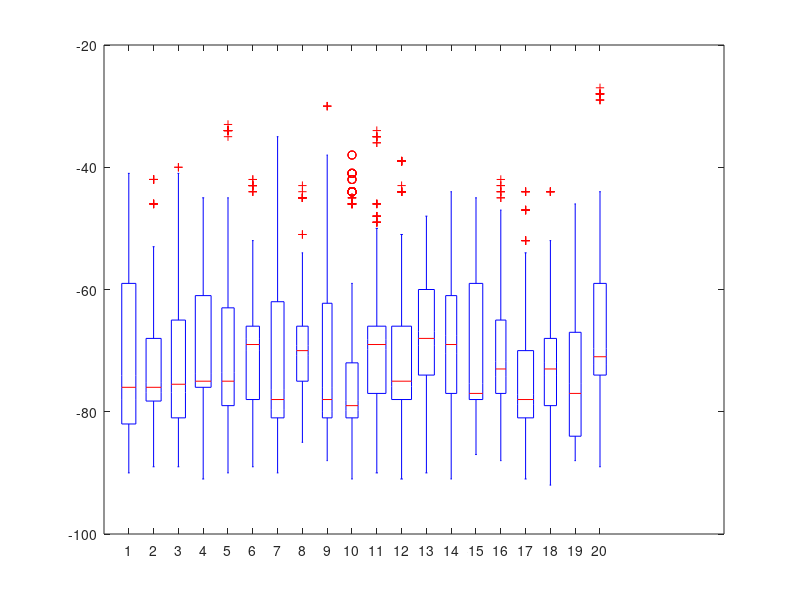

The MATLAB source for this figure: (Note: this script raises an error after producing the figure.)
exp = "RSSI online TWIST small 01 sig gen";
x = [8.48,5.39,2.17,2.02,20.54,26.53,22.08,14.48,11.57,11.57,5.16,3.51,9.81,17.59,16.12,23.9,17.56,20.71,26.68,30.28];
y = [1.93,5.06,4.98,10.98,10.94,5.39,9.02,10.95,1.89,5.06,10.94,9.02,9.02,10.95,9.02,1.67,5.06,1.65,9.03,1.67];
z = [71.21,72.06,72,70.48,70.31,69.15,70.91,70.13,70.09,71.79,70.23,70.34,67.47,68.66,69.84,70.12,73.75,72.17,72.98,68.05];
variance = [149,2,105,2,137,2,120,2,194,2,119,2,229,2,84,2,208,2,226,2,128,2,135,2,111,2,102,2,128,2,107,2,116,2,103,2,149,2,177,2];
rssi1 = [-83,-84,-84,-82,-82,-82,-82,-82,-82,-82,-82,-82,-82,-82,-82,-82,-82,-82,-82,-83,-84,-84,-84,-84,-84,-84,-84,-84,-84,-84,-84,-87,-88,-86,-86,-86,-85,-87,-86,-87,-87,-87,-87,-82,-83,-83,-83,-83,-83,-83,-83,-82,-82,-82,-82,-82,-82,-82,-84,-84,-78,-79,-77,-77,-76,-78,-78,-77,-77,-77,-78,-78,-49,-49,-49,-49,-51,-51,-51,-51,-51,-51,-51,-76,-76,-76,-76,-76,-77,-78,-78,-78,-78,-78,-78,-77,-76,-77,-77,-77,-78,-77,-76,-77,-78,-78,-76,-76,-76,-76,-76,-77,-76,-76,-77,-77,-77,-77,-59,-58,-59,-59,-59,-59,-59,-59,-59,-59,-59,-59,-67,-68,-67,-68,-68,-67,-68,-68,-68,-68,-68,-67,-67,-68,-67,-68,-68,-68,-68,-68,-68,-68,-68,-67,-68,-69,-68,-68,-68,-67,-67,-68,-68,-68,-82,-83,-84,-83,-83,-84,-83,-83,-84,-83,-83,-82,-57,-57,-57,-57,-57,-57,-57,-57,-57,-57,-57,-57,-85,-86,-87,-87,-87,-87,-87,-86,-85,-56,-55,-55,-55,-55,-55,-55,-56,-56,-56,-56,-55,-55,-55,-55,-55,-55,-55,-55,-55,-56,-56,-55,-56,-55,-55,-55,-55,-55,-55,-55,-55,-56,-56,-55,-56,-41,-41,-41,-41,-41,-41,-41,-41,-41,-41,-76,-75,-77,-76,-76,-77,-76,-76,-76,-76,-76,-76,-85,-85,-85,-85,-90,-90,-90,-89,-88,-85,-86,-85,-55,-53,-53,-53,-53,-53,-53,-53,-53,-53,-53,-78,-77,-77,-77,-77,-77,-77,-77,-77,-78,-77,-77,-77,-76,-76,-76,-76,-77,-77,-76,-78,-76,-62,-63,-63,-63,-63,-63,-63,-63,-63,-63,-63,-64,-76,-76,-76,-76,-75,-75,-76,-76,-76,-76,-76,-76,-76,-76,-76,-75,-75,-77,-77,-77,-77,-77,-77,-75,-75,-76,-76,-75,-75,-76,-77,-76,-76,-76,-77,-75];
rssi2 = [-79,-77,-77,-79,-79,-79,-77,-77,-77,-78,-79,-79,-82,-82,-77,-78,-79,-80,-78,-78,-77,-79,-79,-79,-79,-77,-78,-79,-79,-79,-78,-78,-78,-79,-79,-79,-84,-84,-84,-84,-84,-84,-84,-84,-84,-84,-84,-84,-77,-77,-77,-77,-77,-83,-81,-77,-77,-78,-78,-82,-77,-77,-78,-77,-77,-81,-81,-81,-81,-77,-79,-82,-77,-77,-77,-77,-77,-81,-80,-77,-77,-77,-78,-82,-46,-46,-46,-46,-46,-46,-46,-76,-77,-78,-78,-78,-78,-79,-79,-79,-78,-77,-77,-77,-77,-77,-77,-77,-77,-77,-77,-76,-76,-76,-76,-77,-77,-77,-79,-78,-78,-78,-78,-59,-60,-59,-59,-60,-60,-59,-59,-59,-60,-59,-60,-70,-70,-70,-74,-69,-69,-71,-70,-70,-70,-73,-74,-70,-69,-70,-75,-72,-72,-70,-70,-70,-70,-74,-74,-75,-75,-75,-75,-75,-75,-75,-75,-73,-73,-70,-69,-70,-74,-70,-70,-70,-70,-70,-70,-84,-84,-85,-84,-85,-84,-86,-85,-84,-84,-85,-86,-82,-86,-85,-85,-84,-85,-87,-86,-87,-84,-85,-86,-85,-85,-87,-87,-87,-87,-84,-84,-53,-53,-54,-53,-53,-57,-57,-54,-54,-57,-57,-54,-53,-53,-54,-54,-54,-57,-57,-54,-54,-54,-57,-54,-53,-53,-53,-53,-53,-57,-57,-54,-54,-57,-57,-54,-42,-42,-42,-42,-42,-42,-42,-65,-65,-65,-66,-65,-65,-66,-66,-65,-65,-66,-66,-68,-68,-76,-76,-76,-76,-76,-76,-76,-76,-76,-76,-85,-85,-89,-78,-77,-77,-79,-79,-79,-77,-77,-77,-77,-78,-78,-78,-78,-78,-78,-78,-78,-78,-78,-78,-78,-76,-76,-79,-79,-79,-79,-79,-79,-79,-65,-66,-66,-66,-66,-66,-66,-66,-66,-66,-66,-66,-69,-68,-68,-68,-68,-68,-68,-69,-68,-68,-69,-69,-68,-75,-75,-75,-75,-75,-75,-75,-75,-75,-75,-75,-68,-67,-67,-68,-68,-68,-67,-68,-68,-68,-68,-68,-69,-68,-68,-69,-69,-68,-68,-69,-68,-68,-68,-68];
rssi3 = [-79,-82,-82,-83,-83,-83,-82,-83,-83,-83,-83,-83,-79,-82,-82,-83,-82,-82,-83,-83,-83,-83,-83,-83,-83,-82,-82,-83,-82,-83,-82,-83,-83,-82,-82,-82,-84,-64,-64,-64,-65,-65,-66,-66,-66,-66,-66,-82,-82,-77,-82,-82,-82,-82,-82,-82,-82,-82,-57,-57,-57,-57,-57,-57,-57,-57,-57,-57,-57,-81,-81,-81,-81,-81,-81,-81,-81,-81,-79,-80,-81,-81,-80,-80,-81,-78,-81,-81,-81,-81,-81,-81,-81,-81,-81,-81,-80,-53,-53,-53,-53,-52,-53,-53,-53,-53,-53,-53,-53,-74,-75,-74,-74,-74,-75,-74,-74,-74,-72,-74,-74,-74,-76,-76,-76,-76,-76,-76,-74,-74,-76,-76,-77,-75,-76,-76,-76,-76,-76,-76,-72,-74,-74,-74,-75,-74,-74,-74,-74,-74,-74,-74,-87,-87,-87,-88,-88,-88,-88,-88,-88,-89,-89,-87,-66,-66,-66,-66,-66,-86,-75,-75,-76,-76,-76,-76,-76,-76,-76,-76,-77,-76,-86,-86,-86,-86,-86,-86,-86,-86,-86,-86,-86,-86,-68,-68,-68,-67,-66,-69,-69,-68,-68,-67,-66,-69,-68,-68,-68,-67,-66,-68,-69,-68,-68,-66,-67,-68,-68,-68,-68,-66,-67,-69,-68,-68,-68,-67,-67,-68,-41,-44,-44,-40,-40,-41,-41,-41,-41,-41,-41,-42,-88,-88,-88,-88,-88,-88,-88,-88,-88,-88,-88,-88,-75,-75,-77,-77,-77,-75,-76,-76,-76,-76,-76,-77,-89,-58,-58,-58,-58,-58,-58,-58,-58,-59,-58,-59,-59,-82,-81,-81,-81,-81,-81,-81,-81,-81,-77,-77,-77,-77,-78,-77,-77,-77,-77,-77,-77,-78,-58,-58,-55,-56,-56,-56,-58,-58,-58,-58,-58,-55,-75,-76,-76,-76,-77,-77,-75,-75,-75,-75,-75,-75,-58,-58,-59,-55,-56,-56,-58,-58,-58,-58,-59,-56,-58,-58,-55,-56,-56,-56,-59,-58,-58,-57,-58,-56];
rssi4 = [-72,-72,-74,-75,-75,-74,-74,-75,-76,-74,-77,-74,-74,-75,-74,-75,-75,-75,-73,-73,-74,-72,-74,-74,-75,-75,-74,-74,-75,-75,-73,-77,-74,-82,-82,-82,-82,-82,-82,-80,-80,-80,-80,-78,-78,-82,-75,-75,-75,-75,-78,-75,-76,-75,-75,-75,-75,-75,-76,-76,-74,-76,-76,-75,-75,-75,-75,-75,-75,-76,-76,-75,-75,-76,-76,-76,-77,-78,-77,-76,-76,-70,-69,-69,-69,-71,-71,-69,-69,-70,-70,-70,-70,-76,-76,-77,-77,-76,-76,-78,-77,-77,-76,-76,-75,-77,-77,-76,-77,-77,-76,-76,-76,-76,-76,-77,-77,-77,-78,-75,-76,-78,-77,-78,-75,-75,-76,-72,-72,-71,-76,-74,-74,-71,-70,-70,-73,-72,-70,-52,-51,-52,-52,-53,-53,-53,-53,-53,-53,-52,-52,-52,-52,-52,-53,-53,-53,-53,-54,-52,-53,-53,-76,-76,-77,-76,-77,-77,-77,-76,-77,-76,-76,-77,-58,-58,-58,-57,-58,-57,-59,-57,-58,-60,-58,-58,-75,-76,-77,-74,-76,-76,-76,-78,-76,-76,-76,-76,-87,-87,-87,-87,-88,-88,-88,-88,-88,-88,-88,-88,-76,-76,-76,-75,-75,-75,-75,-75,-75,-75,-79,-79,-79,-79,-79,-79,-79,-79,-79,-79,-79,-78,-78,-81,-81,-78,-78,-78,-78,-79,-79,-80,-80,-78,-79,-79,-79,-79,-79,-54,-55,-55,-55,-55,-59,-60,-60,-58,-61,-59,-58,-61,-62,-62,-60,-61,-62,-62,-62,-63,-62,-62,-61,-74,-75,-75,-75,-75,-75,-75,-75,-75,-75,-75,-75,-75,-75,-75,-75,-76,-75,-76,-75,-75,-75,-75,-74,-90,-90,-90,-90,-91,-90,-90,-90,-90,-76,-75,-75,-76,-75,-75,-75,-77,-76,-75,-74,-76,-76,-76,-75,-77,-75,-75,-76,-77,-76,-75,-75,-76,-46,-46,-47,-46,-45,-46,-46,-46,-46,-48,-50,-46,-75,-75,-75,-77,-76,-75,-76,-76,-76,-75,-74,-75,-52,-53,-50,-54,-54,-52,-53,-53,-51,-51,-53,-55,-53,-53,-50,-54,-54,-53,-53,-53,-51,-51,-52,-55,-52,-49,-50,-54,-54,-53,-53,-53,-51,-51,-52,-55];
rssi5 = [-45,-48,-47,-47,-47,-46,-46,-46,-46,-46,-46,-46,-46,-48,-47,-46,-51,-46,-46,-46,-46,-46,-46,-46,-46,-47,-47,-46,-47,-47,-47,-46,-46,-47,-46,-46,-86,-87,-87,-87,-87,-87,-87,-87,-87,-87,-87,-87,-67,-67,-77,-77,-77,-77,-77,-77,-77,-77,-77,-77,-61,-61,-62,-62,-62,-62,-62,-81,-81,-81,-81,-81,-81,-81,-81,-81,-81,-81,-81,-81,-81,-81,-81,-81,-81,-81,-80,-80,-80,-80,-80,-80,-80,-80,-80,-76,-76,-76,-77,-76,-76,-77,-77,-77,-77,-77,-77,-68,-68,-60,-60,-60,-60,-63,-63,-63,-63,-63,-54,-54,-54,-54,-54,-54,-54,-54,-54,-54,-54,-54,-34,-34,-34,-34,-34,-34,-33,-34,-34,-34,-34,-35,-79,-78,-79,-78,-78,-78,-78,-78,-79,-78,-79,-79,-83,-83,-82,-79,-78,-79,-78,-78,-78,-78,-78,-78,-78,-79,-79,-79,-79,-79,-78,-78,-78,-78,-79,-77,-78,-79,-79,-81,-81,-81,-88,-87,-88,-88,-87,-87,-90,-90,-90,-88,-88,-88,-79,-79,-79,-80,-79,-79,-79,-80,-79,-79,-79,-80,-71,-70,-71,-74,-73,-74,-74,-73,-73,-74,-73,-73,-70,-70,-70,-73,-74,-73,-73,-73,-73,-73,-73,-73,-71,-70,-71,-73,-73,-74,-74,-74,-73,-74,-73,-73,-63,-64,-69,-69,-69,-64,-64,-65,-64,-64,-64,-65,-81,-81,-81,-82,-81,-82,-82,-82,-82,-82,-82,-82,-74,-74,-74,-74,-76,-76,-76,-74,-75,-76,-75,-74,-74,-75,-74,-74,-75,-76,-76,-75,-74,-76,-74,-75,-74,-74,-74,-75,-76,-76,-76,-75,-74,-76,-75,-75];
rssi6 = [-80,-83,-83,-80,-84,-83,-82,-83,-83,-82,-81,-80,-84,-84,-66,-66,-66,-67,-69,-69,-69,-69,-69,-69,-52,-72,-72,-72,-72,-72,-72,-72,-72,-72,-70,-70,-53,-53,-53,-53,-53,-53,-53,-72,-72,-72,-70,-70,-53,-53,-53,-53,-53,-72,-72,-73,-73,-73,-70,-70,-56,-56,-57,-57,-57,-56,-57,-57,-57,-56,-56,-57,-43,-42,-44,-43,-44,-43,-44,-43,-43,-43,-42,-43,-65,-65,-58,-58,-58,-58,-58,-58,-70,-70,-70,-70,-85,-84,-86,-87,-87,-86,-86,-86,-86,-86,-87,-86,-75,-76,-78,-78,-78,-77,-80,-80,-78,-78,-78,-77,-75,-75,-75,-77,-78,-76,-78,-78,-79,-79,-79,-77,-78,-78,-78,-78,-79,-79,-80,-66,-66,-66,-66,-67,-67,-67,-67,-67,-67,-69,-69,-87,-87,-87,-87,-87,-87,-87,-87,-84,-84,-84,-84,-84,-84,-84,-61,-69,-70,-70,-70,-70,-70,-72,-72,-72,-72,-72,-85,-67,-67,-67,-67,-67,-67,-67,-67,-67,-69,-69,-89,-89,-89,-89,-82,-82,-67,-67,-67,-67,-67,-67,-67,-68,-68,-68,-54,-53,-53,-53,-56,-56,-56,-56,-56,-56,-56,-54,-78,-54,-54,-54,-54,-57,-56,-56,-56,-56,-54,-54,-67,-67,-67,-67,-67,-67,-67,-67,-67,-67,-68,-68,-82,-67,-67,-72,-72,-67,-67,-67,-67,-67,-67,-67,-78,-53,-53,-54,-56,-56,-56,-56,-56,-56,-54,-54,-69,-69,-68,-69,-69,-69,-69,-69,-69,-71,-81,-81,-82,-81,-81,-81,-81,-81,-81,-81,-80,-80,-76,-76,-76,-76,-76,-76,-76,-76,-77,-77,-76,-76,-76,-76,-76,-76,-76,-76,-76,-67,-67,-67,-67,-67,-67,-67,-67,-67,-67,-67,-67,-67,-67,-67,-67,-67,-67,-67,-67,-67];
rssi7 = [-36,-36,-36,-37,-36,-37,-37,-37,-37,-37,-37,-36,-35,-36,-36,-37,-36,-37,-37,-38,-38,-37,-37,-36,-36,-36,-36,-36,-37,-37,-37,-38,-37,-37,-36,-70,-70,-70,-70,-70,-71,-70,-71,-71,-70,-71,-69,-67,-66,-66,-66,-67,-65,-63,-63,-68,-66,-67,-67,-80,-81,-81,-81,-81,-81,-81,-81,-81,-81,-81,-81,-62,-62,-62,-62,-84,-84,-84,-84,-84,-84,-84,-84,-84,-84,-85,-83,-66,-66,-68,-68,-68,-68,-67,-68,-68,-76,-75,-76,-76,-76,-76,-77,-77,-76,-77,-78,-77,-50,-50,-50,-54,-49,-50,-51,-50,-50,-50,-50,-50,-81,-81,-81,-81,-81,-81,-81,-81,-81,-81,-78,-78,-78,-79,-79,-79,-79,-79,-79,-76,-76,-77,-81,-81,-81,-82,-82,-82,-82,-82,-82,-82,-83,-83,-82,-82,-83,-82,-82,-83,-81,-81,-81,-82,-82,-82,-78,-76,-76,-79,-79,-79,-78,-76,-76,-76,-76,-76,-77,-77,-77,-79,-79,-79,-79,-79,-76,-76,-82,-83,-83,-82,-82,-82,-82,-82,-82,-82,-81,-88,-88,-88,-88,-88,-88,-88,-88,-88,-88,-88,-88,-89,-89,-88,-88,-90,-89,-88,-88,-88,-88,-90,-87,-81,-80,-80,-80,-81,-81,-82,-81,-82,-82,-81,-81,-81,-80,-80,-80,-80,-80,-80,-80,-80,-81,-82,-79,-80,-80,-81,-82,-80,-82,-82,-82,-82,-82,-69,-69,-69,-69,-69,-69,-69,-69,-69,-69,-68,-68,-81,-81,-81,-81,-81,-81,-81,-81,-81,-81,-82,-84,-61,-61,-61,-61,-62,-62,-62,-62,-62,-63,-62,-61,-61,-61,-61,-61,-62,-62,-61,-61,-61,-63,-63,-61,-61,-61,-61,-61,-62,-67,-62,-61,-62,-62,-62,-62];
rssi8 = [-67,-67,-67,-67,-67,-67,-67,-67,-68,-68,-68,-68,-67,-67,-67,-68,-68,-68,-67,-67,-67,-68,-68,-68,-68,-68,-68,-67,-67,-67,-67,-67,-67,-68,-68,-68,-51,-51,-82,-82,-81,-81,-81,-81,-81,-81,-81,-81,-81,-82,-82,-82,-82,-82,-82,-82,-82,-82,-82,-81,-80,-81,-81,-81,-81,-81,-81,-81,-81,-83,-83,-83,-83,-69,-65,-68,-69,-69,-67,-69,-69,-69,-69,-69,-69,-43,-45,-45,-45,-45,-45,-44,-45,-45,-45,-45,-45,-70,-71,-70,-71,-71,-71,-71,-71,-71,-71,-71,-71,-54,-54,-54,-59,-55,-57,-55,-55,-55,-54,-54,-63,-63,-63,-63,-63,-63,-63,-63,-63,-63,-63,-63,-62,-65,-65,-65,-66,-63,-63,-63,-64,-64,-66,-66,-63,-63,-63,-63,-63,-63,-63,-63,-63,-63,-63,-63,-67,-67,-67,-67,-67,-67,-67,-67,-69,-70,-70,-70,-70,-70,-70,-70,-70,-70,-70,-70,-83,-85,-83,-84,-83,-83,-84,-84,-83,-83,-83,-84,-74,-75,-74,-74,-75,-75,-75,-75,-75,-74,-75,-74,-74,-75,-75,-76,-75,-75,-75,-75,-75,-76,-75,-75,-74,-74,-75,-75,-75,-75,-76,-75,-75,-75,-75,-75,-59,-59,-58,-58,-59,-59,-60,-60,-59,-59,-59,-80,-79,-80,-80,-81,-80,-81,-81,-81,-80,-81,-81,-74,-75,-74,-74,-75,-75,-75,-75,-75,-75,-75,-74,-74,-74,-74,-75,-74,-74,-74,-74,-74,-75,-75,-74,-74,-74,-74,-74,-74,-74,-75,-75,-75,-75,-75,-74];
rssi9 = [-81,-81,-81,-79,-79,-79,-79,-79,-79,-79,-77,-77,-79,-79,-79,-79,-79,-79,-79,-79,-79,-78,-78,-78,-78,-78,-78,-80,-80,-80,-80,-80,-79,-77,-77,-77,-81,-80,-80,-81,-80,-80,-81,-81,-80,-80,-81,-81,-38,-40,-40,-30,-30,-30,-69,-70,-70,-70,-70,-70,-70,-70,-70,-70,-70,-70,-63,-63,-63,-63,-63,-64,-64,-63,-64,-62,-62,-62,-74,-64,-63,-64,-64,-64,-64,-64,-64,-64,-64,-63,-63,-63,-63,-63,-63,-64,-63,-63,-62,-62,-61,-77,-78,-78,-78,-78,-78,-78,-77,-78,-78,-78,-78,-83,-83,-85,-85,-85,-85,-84,-84,-84,-84,-84,-87,-87,-87,-87,-47,-46,-46,-47,-47,-47,-47,-47,-47,-48,-48,-47,-82,-82,-82,-47,-47,-47,-46,-46,-47,-47,-47,-47,-48,-48,-47,-47,-47,-47,-47,-46,-47,-47,-47,-47,-48,-48,-48,-86,-86,-86,-86,-87,-88,-80,-80,-80,-80,-80,-80,-81,-81,-81,-81,-79,-80,-80,-80,-80,-80,-80,-51,-52,-52,-52,-52,-52,-52,-52,-52,-53,-52,-52,-83,-82,-82,-82,-83,-84,-81,-80,-81,-80,-84,-83,-83,-82,-83,-83,-83,-83,-81,-80,-79,-80,-82,-83,-83,-83,-83,-83,-83,-83,-81,-80,-80,-80,-83,-84];
rssi10 = [-72,-72,-72,-72,-72,-72,-72,-72,-72,-72,-72,-73,-80,-80,-80,-80,-80,-80,-80,-80,-82,-81,-80,-81,-80,-80,-80,-80,-80,-80,-81,-81,-81,-81,-81,-81,-81,-81,-81,-81,-81,-81,-80,-80,-80,-81,-81,-81,-77,-77,-78,-77,-77,-78,-78,-78,-77,-77,-78,-78,-81,-81,-81,-82,-82,-82,-41,-41,-41,-41,-42,-42,-42,-42,-38,-38,-38,-78,-78,-78,-75,-74,-75,-75,-75,-74,-76,-75,-75,-75,-75,-75,-74,-74,-74,-74,-74,-73,-73,-73,-72,-74,-74,-74,-74,-74,-72,-73,-74,-74,-72,-74,-74,-74,-73,-74,-74,-74,-74,-74,-74,-74,-73,-74,-71,-74,-81,-81,-81,-81,-81,-81,-81,-81,-81,-81,-81,-82,-82,-82,-82,-83,-83,-83,-83,-83,-83,-83,-86,-91,-91,-91,-85,-85,-85,-44,-41,-45,-45,-44,-44,-41,-44,-44,-44,-44,-44,-82,-82,-82,-82,-82,-82,-82,-82,-41,-46,-44,-44,-44,-44,-44,-44,-41,-44,-44,-44,-44,-41,-44,-45,-44,-44,-41,-41,-44,-44,-44,-45,-46,-46,-46,-46,-46,-46,-46,-46,-46,-46,-46,-46,-85,-83,-85,-85,-85,-88,-85,-84,-85,-85,-85,-85,-88,-88,-89,-87,-87,-87,-87,-88,-88,-88,-88,-88,-88,-79,-79,-79,-79,-79,-79,-79,-79,-79,-82,-82,-82,-82,-82,-82,-82,-61,-59,-62,-60,-61,-61,-61,-60,-61,-62,-62,-61,-81,-80,-81,-81,-81,-81,-80,-81,-81,-81,-81,-82,-80,-81,-80,-81,-81,-82,-81,-81,-81,-81,-81,-81,-80,-80,-82,-81,-82,-81,-80,-81,-81,-80,-83];
rssi11 = [-90,-81,-83,-82,-82,-82,-82,-81,-81,-81,-81,-81,-81,-71,-69,-69,-69,-70,-70,-69,-69,-69,-69,-69,-69,-71,-69,-69,-69,-69,-69,-69,-69,-69,-69,-69,-69,-69,-69,-68,-69,-69,-69,-69,-69,-70,-70,-69,-69,-66,-66,-66,-66,-66,-66,-66,-66,-66,-66,-66,-66,-66,-66,-66,-66,-67,-67,-67,-67,-67,-67,-67,-67,-87,-87,-87,-87,-87,-87,-87,-87,-63,-63,-63,-63,-63,-68,-67,-67,-66,-65,-66,-70,-67,-67,-66,-67,-66,-65,-67,-66,-66,-66,-66,-66,-66,-66,-69,-69,-69,-48,-48,-48,-48,-48,-69,-69,-69,-69,-69,-67,-67,-73,-73,-73,-74,-74,-73,-72,-72,-72,-71,-71,-71,-73,-73,-74,-72,-72,-71,-71,-71,-71,-71,-72,-73,-73,-73,-74,-72,-72,-71,-71,-71,-71,-72,-71,-77,-79,-79,-79,-78,-78,-78,-78,-78,-78,-79,-78,-74,-74,-69,-68,-74,-72,-74,-73,-69,-69,-69,-69,-74,-66,-69,-69,-69,-69,-69,-69,-69,-69,-69,-69,-68,-67,-69,-69,-74,-74,-74,-74,-74,-69,-69,-69,-66,-67,-67,-67,-67,-67,-67,-67,-67,-67,-67,-67,-53,-49,-49,-49,-49,-53,-49,-46,-46,-46,-46,-46,-85,-85,-85,-85,-85,-85,-85,-85,-63,-66,-67,-67,-67,-67,-67,-67,-67,-67,-67,-67,-76,-77,-76,-76,-76,-76,-76,-76,-77,-77,-77,-90,-90,-90,-90,-90,-63,-63,-63,-63,-63,-63,-63,-63,-63,-80,-77,-78,-77,-76,-76,-77,-77,-80,-81,-80,-63,-63,-77,-77,-77,-77,-77,-77,-77,-77,-77,-77,-89,-89,-89,-89,-89,-89,-89,-89,-89,-89,-89,-88,-53,-61,-61,-61,-56,-56,-56,-56,-56,-57,-57,-57,-50,-50,-50,-50,-49,-50,-50,-50,-50,-50,-50,-51,-78,-78,-78,-82,-82,-82,-81,-81,-81,-81,-82,-82,-83,-82,-81,-76,-76,-76,-76,-76,-76,-76,-75,-75,-77,-77,-76,-88,-88,-88,-85,-87,-88,-88,-87,-88,-89,-88,-90,-90,-90,-90,-90,-90,-90,-90,-34,-35,-36,-35,-69,-69,-35,-35,-70,-35,-70,-36,-64,-66,-66,-66,-66,-66,-66,-66,-66,-67,-67,-67,-73,-87,-87,-87,-88,-88,-88,-88,-88,-88,-88,-88,-55,-59,-59,-57,-62,-62,-59,-59,-62,-62,-58,-60,-55,-59,-61,-61,-61,-61,-61,-61,-61,-61,-61,-61,-62,-58,-59,-58,-63,-63,-59,-59,-63,-63,-60,-59];
rssi12 = [-62,-62,-62,-62,-67,-67,-66,-66,-66,-67,-66,-65,-66,-66,-66,-66,-68,-68,-68,-68,-66,-66,-66,-69,-73,-66,-66,-66,-66,-69,-69,-68,-66,-66,-68,-69,-66,-66,-66,-66,-68,-68,-68,-69,-69,-66,-69,-69,-78,-78,-78,-78,-78,-78,-78,-78,-78,-78,-78,-62,-62,-62,-62,-66,-66,-67,-67,-67,-66,-66,-65,-74,-75,-74,-76,-76,-75,-76,-75,-76,-75,-76,-77,-78,-78,-79,-79,-79,-79,-79,-79,-77,-77,-77,-77,-77,-77,-77,-77,-77,-79,-79,-79,-75,-75,-75,-75,-76,-74,-75,-75,-75,-75,-76,-76,-62,-62,-62,-62,-62,-62,-62,-62,-62,-66,-66,-66,-62,-61,-61,-61,-63,-63,-62,-61,-62,-62,-62,-62,-74,-74,-74,-64,-63,-63,-62,-62,-62,-62,-62,-62,-51,-51,-51,-52,-52,-52,-52,-52,-52,-52,-52,-52,-76,-77,-77,-76,-76,-76,-76,-76,-76,-76,-76,-76,-75,-76,-77,-76,-76,-76,-76,-76,-76,-76,-76,-76,-76,-76,-77,-77,-76,-76,-76,-76,-76,-76,-75,-75,-75,-75,-76,-76,-75,-75,-75,-76,-76,-76,-74,-75,-76,-75,-76,-74,-75,-76,-76,-76,-76,-76,-66,-69,-68,-67,-67,-68,-68,-68,-68,-68,-69,-68,-67,-68,-68,-66,-67,-68,-68,-68,-68,-68,-67,-68,-77,-78,-78,-78,-78,-78,-78,-78,-78,-78,-77,-79,-58,-58,-58,-55,-55,-55,-55,-55,-55,-52,-54,-87,-87,-87,-87,-87,-87,-76,-81,-81,-81,-82,-81,-83,-81,-83,-82,-82,-81,-82,-74,-74,-74,-74,-74,-74,-74,-74,-74,-74,-75,-75,-75,-75,-75,-75,-75,-75,-75,-76,-76,-76,-73,-76,-76,-76,-75,-75,-76,-76,-76,-76,-76,-76,-79,-79,-79,-75,-74,-75,-75,-75,-75,-75,-76,-76,-57,-57,-57,-54,-54,-54,-54,-54,-54,-54,-54,-54,-72,-72,-72,-72,-73,-73,-73,-72,-72,-76,-73,-73,-75,-75,-75,-75,-75,-75,-75,-75,-75,-75,-75,-80,-80,-80,-80,-80,-80,-80,-80,-83,-83,-83,-89,-89,-89,-89,-89,-89,-89,-89,-89,-89,-80,-80,-81,-80,-80,-80,-80,-81,-80,-80,-79,-80,-76,-76,-76,-80,-80,-80,-80,-80,-80,-80,-80,-80,-90,-90,-88,-90,-90,-90,-90,-90,-91,-83,-83,-83,-83,-83,-83,-83,-83,-74,-74,-74,-63,-64,-61,-61,-61,-61,-61,-62,-63,-80,-80,-80,-79,-80,-81,-80,-80,-80,-79,-79,-79,-39,-39,-44,-44,-44,-44,-44,-44,-39,-39,-39,-39,-39,-39,-44,-44,-44,-44,-44,-44,-39,-39,-39,-39,-39,-39,-44,-44,-44,-44,-43,-44,-44,-39,-39,-39];
rssi13 = [-69,-69,-69,-69,-71,-71,-69,-71,-71,-71,-71,-71,-69,-69,-71,-71,-71,-71,-69,-71,-71,-71,-71,-71,-69,-69,-69,-71,-71,-71,-69,-72,-71,-71,-71,-71,-63,-63,-63,-63,-63,-62,-62,-60,-60,-63,-66,-62,-62,-59,-60,-63,-66,-66,-62,-65,-62,-62,-60,-59,-63,-67,-86,-86,-86,-86,-86,-87,-86,-86,-86,-87,-86,-87,-64,-64,-62,-62,-63,-63,-63,-63,-64,-65,-65,-65,-65,-65,-66,-66,-64,-64,-65,-65,-64,-64,-64,-64,-65,-65,-65,-65,-65,-49,-49,-49,-48,-53,-53,-53,-53,-48,-48,-48,-48,-69,-69,-70,-70,-70,-70,-71,-70,-70,-69,-70,-70,-69,-69,-69,-69,-69,-69,-69,-69,-69,-69,-69,-70,-69,-69,-69,-70,-70,-71,-70,-70,-70,-70,-70,-76,-75,-76,-75,-76,-76,-76,-75,-77,-76,-76,-76,-74,-73,-74,-74,-74,-74,-73,-74,-74,-74,-74,-74,-74,-74,-74,-74,-74,-74,-74,-74,-74,-74,-74,-74,-74,-74,-73,-73,-75,-74,-71,-75,-75,-68,-67,-67,-68,-68,-68,-68,-68,-68,-85,-68,-67,-51,-52,-51,-52,-52,-53,-53,-52,-52,-53,-53,-53,-86,-85,-87,-85,-84,-84,-84,-84,-84,-86,-83,-85,-64,-62,-62,-62,-62,-62,-62,-62,-62,-61,-63,-64,-64,-64,-64,-64,-64,-65,-65,-64,-64,-90,-90,-90,-90,-60,-60,-60,-63,-63,-63,-63,-63,-63,-60,-60,-60,-60,-60,-63,-63,-63,-63,-63,-63,-60,-60,-60,-60,-60,-63,-63,-63,-63,-63,-56,-58,-58,-58,-58,-55,-55,-55,-54,-54,-54,-53,-74,-74,-74,-75,-75,-74,-75,-74,-75,-75,-75,-75,-88,-89,-87,-88,-87,-88,-87,-89,-86,-88,-88,-88,-89,-90,-90,-90,-90,-89,-89,-89,-89,-90,-90,-53,-53,-52,-53,-53,-52,-52,-52,-54,-49,-52,-58,-72,-70,-72,-72,-72,-73,-72,-73,-72,-73,-73,-73,-54,-54,-55,-54,-54,-55,-55,-54,-54,-55,-55,-55,-54,-54,-54,-54,-55,-55,-54,-55,-54,-55,-55,-55,-54,-54,-54,-54,-55,-55,-55,-55,-54,-55,-55,-55];
rssi14 = [-60,-60,-60,-60,-63,-62,-61,-62,-60,-61,-60,-62,-60,-61,-61,-60,-61,-62,-60,-61,-61,-61,-60,-63,-60,-61,-61,-60,-62,-62,-60,-61,-61,-61,-61,-61,-86,-86,-86,-86,-86,-86,-86,-86,-85,-86,-86,-86,-58,-58,-58,-58,-58,-58,-58,-58,-58,-70,-70,-69,-70,-70,-70,-70,-70,-70,-70,-70,-70,-53,-53,-53,-53,-53,-53,-54,-54,-54,-54,-54,-54,-64,-66,-66,-66,-66,-66,-64,-66,-66,-66,-66,-66,-44,-45,-45,-45,-45,-44,-45,-45,-45,-45,-45,-44,-70,-70,-70,-69,-69,-69,-70,-70,-70,-70,-70,-70,-69,-69,-69,-69,-70,-69,-69,-70,-70,-70,-70,-70,-69,-69,-69,-70,-70,-69,-70,-70,-70,-70,-70,-70,-89,-90,-91,-90,-90,-90,-90,-91,-89,-88,-90,-76,-76,-76,-76,-76,-76,-76,-76,-77,-76,-76,-76,-73,-72,-73,-72,-73,-74,-73,-73,-73,-73,-73,-74,-64,-64,-67,-67,-65,-65,-66,-64,-67,-67,-67,-67,-64,-64,-67,-67,-65,-66,-64,-64,-68,-67,-68,-67,-64,-65,-67,-67,-66,-64,-64,-66,-67,-67,-67,-67,-61,-60,-60,-60,-60,-61,-60,-60,-60,-60,-60,-65,-79,-79,-80,-79,-80,-79,-79,-79,-80,-79,-80,-80,-76,-78,-77,-77,-78,-77,-77,-78,-80,-78,-78,-77,-77,-77,-77,-76,-78,-77,-77,-77,-79,-78,-77,-78,-77,-77,-77,-78,-77,-77,-78,-77,-79,-77,-78,-77];
rssi15 = [-79,-79,-78,-79,-78,-78,-79,-78,-79,-78,-78,-78,-78,-78,-78,-79,-78,-80,-79,-79,-79,-79,-78,-78,-78,-79,-78,-79,-79,-79,-79,-79,-78,-79,-79,-53,-53,-53,-53,-53,-53,-53,-53,-53,-53,-53,-53,-53,-53,-53,-53,-53,-52,-52,-53,-52,-53,-53,-53,-53,-53,-53,-53,-53,-53,-53,-53,-80,-81,-81,-81,-81,-81,-80,-81,-81,-81,-81,-81,-64,-64,-80,-80,-80,-80,-51,-51,-51,-51,-51,-51,-51,-51,-51,-51,-51,-51,-86,-85,-86,-85,-86,-85,-86,-86,-86,-85,-87,-87,-76,-77,-77,-77,-77,-78,-78,-77,-76,-77,-77,-77,-77,-77,-78,-78,-78,-78,-77,-77,-76,-76,-78,-77,-76,-77,-77,-77,-77,-77,-76,-77,-77,-77,-78,-77,-78,-77,-77,-77,-77,-77,-77,-77,-77,-76,-78,-45,-45,-45,-56,-55,-55,-55,-55,-55,-55,-55,-55,-78,-78,-78,-78,-78,-78,-78,-79,-79,-78,-79,-78,-54,-54,-55,-55,-55,-54,-54,-54,-54,-54,-54,-54,-59,-59,-59,-59,-59,-59,-59,-59,-58,-59,-59,-59,-59,-59,-59,-59,-59,-59,-59,-59,-59,-59,-85,-84,-83,-84,-84,-85,-84,-85,-84,-84,-84,-85,-83,-82,-83,-83,-84,-83,-84,-83,-84,-83,-83,-83,-77,-77,-77,-77,-78,-77,-77,-77,-78,-78,-78,-77,-77,-77,-77,-77,-77,-78,-78,-77,-77,-77,-78,-78,-78,-77,-77,-77,-77,-77,-77,-78,-77,-77,-78,-77,-58,-58,-58,-58,-58,-58,-58,-60,-62,-58,-58,-58,-69,-69,-69,-69,-69,-70,-69,-69,-69,-69,-69,-69,-65,-65,-65,-65,-66,-75,-75,-65,-66,-66,-63,-64,-66,-65,-65,-65,-65,-66,-64,-65,-65,-66,-64,-64,-64,-65,-65,-65,-65,-64,-64,-66,-65,-66,-64,-67];
rssi16 = [-88,-88,-88,-88,-88,-88,-88,-88,-88,-88,-88,-73,-73,-74,-74,-75,-77,-77,-74,-74,-76,-76,-75,-75,-75,-76,-76,-76,-76,-76,-76,-77,-77,-77,-77,-77,-77,-76,-55,-55,-56,-56,-56,-56,-56,-56,-56,-57,-57,-57,-44,-42,-43,-43,-48,-48,-44,-48,-47,-44,-45,-45,-54,-54,-54,-54,-78,-78,-78,-77,-77,-77,-78,-78,-78,-77,-77,-78,-78,-77,-78,-77,-78,-79,-79,-79,-79,-76,-77,-77,-77,-77,-78,-78,-77,-78,-79,-79,-78,-72,-72,-72,-72,-72,-73,-73,-73,-73,-73,-72,-72,-72,-73,-73,-73,-73,-73,-73,-73,-73,-73,-73,-71,-68,-68,-70,-76,-75,-75,-75,-75,-75,-74,-75,-72,-72,-72,-72,-73,-73,-73,-73,-73,-73,-73,-67,-67,-67,-66,-66,-66,-67,-67,-67,-66,-60,-60,-60,-60,-60,-60,-60,-60,-60,-60,-60,-59,-60,-62,-60,-60,-59,-59,-59,-59,-60,-60,-60,-65,-65,-66,-67,-67,-65,-66,-66,-67,-67,-65,-65,-67,-67,-67,-67,-66,-66,-66,-66,-66,-66,-66,-60,-60,-60,-60,-60,-60,-59,-59,-59,-60,-60,-60,-67,-67,-67,-67,-68,-66,-66,-66,-68,-68,-70,-69,-88,-88,-88,-88,-88,-88,-88,-88,-88,-88,-85,-85,-85,-85,-85,-85,-75,-76,-76,-76,-76,-76,-76,-75,-76,-76,-75,-75];
rssi17 = [-86,-86,-86,-86,-86,-86,-86,-86,-86,-86,-87,-87,-87,-87,-87,-87,-87,-87,-76,-77,-78,-78,-78,-78,-78,-79,-79,-79,-79,-79,-71,-71,-71,-72,-72,-72,-72,-72,-72,-69,-70,-70,-70,-70,-70,-70,-72,-72,-72,-72,-72,-70,-69,-72,-70,-70,-70,-72,-72,-72,-72,-72,-69,-69,-69,-69,-71,-70,-72,-72,-72,-72,-72,-72,-72,-72,-72,-72,-54,-54,-54,-54,-52,-52,-52,-52,-52,-52,-52,-59,-47,-47,-47,-47,-47,-47,-47,-44,-44,-44,-44,-44,-80,-81,-81,-82,-82,-81,-81,-81,-81,-81,-82,-81,-78,-78,-78,-78,-79,-78,-79,-79,-78,-78,-79,-79,-78,-79,-78,-78,-79,-78,-78,-78,-78,-78,-78,-78,-78,-78,-79,-77,-77,-77,-77,-78,-78,-79,-76,-76,-79,-78,-76,-77,-78,-79,-79,-79,-79,-79,-83,-83,-84,-83,-83,-84,-84,-84,-84,-84,-83,-84,-56,-56,-56,-56,-56,-76,-76,-78,-78,-77,-77,-79,-79,-80,-79,-79,-79,-82,-83,-83,-81,-83,-85,-83,-84,-82,-58,-58,-60,-59,-59,-59,-58,-59,-58,-57,-59,-60,-74,-74,-74,-74,-75,-75,-75,-75,-75,-72,-72,-72,-74,-75,-75,-74,-74,-74,-73,-73,-73,-73,-75,-75,-58,-59,-59,-59,-60,-60,-59,-58,-59,-59,-58,-60,-58,-60,-60,-60,-60,-60,-59,-59,-58,-58,-59,-60,-73,-73,-73,-73,-73,-75,-72,-72,-72,-72,-75,-73,-54,-54,-54,-54,-54,-54,-54,-54,-54,-54,-58,-78,-78,-78,-78,-78,-86,-86,-86,-86,-87,-87,-87,-87,-89,-90,-90,-88,-88,-90,-91,-88,-88,-88,-86,-85,-85,-85,-86,-86,-86,-86,-86,-85,-79,-79,-79,-80,-79,-79,-79,-79,-79,-79,-79,-79,-79,-78,-79,-79,-79,-79,-80,-80,-79,-79,-79,-79,-79,-79,-79,-80,-79,-80,-79,-79,-80,-80,-80,-80,-62,-62,-62,-62,-62,-63,-62,-62,-63,-61,-63,-62,-81,-81,-81,-81,-81,-81,-81,-81,-81,-81,-82,-82,-82,-84,-84,-84,-84,-84,-84,-84,-84,-84,-82,-82,-82,-82,-82,-82,-82,-82,-82,-82];
rssi18 = [-73,-74,-74,-74,-74,-74,-74,-74,-74,-73,-73,-68,-68,-68,-72,-72,-68,-72,-72,-71,-72,-72,-72,-72,-72,-72,-72,-72,-72,-72,-72,-68,-71,-71,-71,-71,-71,-72,-72,-72,-72,-69,-72,-72,-73,-72,-71,-72,-72,-72,-72,-72,-72,-72,-52,-52,-52,-52,-52,-52,-52,-53,-56,-44,-44,-44,-44,-44,-44,-82,-81,-83,-83,-82,-83,-83,-84,-84,-83,-83,-83,-72,-74,-73,-73,-73,-78,-79,-79,-79,-73,-74,-74,-79,-79,-78,-79,-79,-73,-73,-73,-73,-73,-73,-73,-73,-73,-79,-80,-80,-80,-74,-74,-75,-73,-73,-74,-74,-74,-74,-75,-75,-75,-75,-84,-83,-84,-85,-83,-84,-84,-84,-84,-84,-85,-84,-74,-74,-74,-74,-74,-74,-74,-74,-74,-74,-74,-88,-88,-88,-88,-88,-85,-84,-84,-86,-86,-86,-58,-57,-58,-58,-57,-57,-57,-58,-58,-58,-58,-73,-73,-73,-73,-73,-73,-73,-73,-73,-72,-72,-72,-73,-74,-74,-74,-74,-73,-71,-72,-72,-72,-72,-57,-58,-57,-57,-57,-57,-57,-57,-57,-57,-57,-57,-57,-58,-58,-58,-57,-58,-58,-58,-58,-58,-74,-73,-74,-74,-73,-71,-72,-72,-72,-72,-58,-58,-58,-58,-58,-58,-58,-58,-61,-61,-61,-61,-86,-86,-86,-86,-86,-86,-88,-88,-88,-88,-88,-88,-90,-87,-91,-91,-92,-90,-90,-90,-76,-76,-78,-78,-79,-78,-78,-78,-78,-79,-79,-76,-79,-79,-79,-79,-79,-79,-78,-79,-79,-77,-77,-76,-76,-76,-76,-79,-79,-79,-79,-79,-79,-62,-63,-62,-63,-63,-63,-63,-63,-67,-64,-63,-63];
rssi19 = [-85,-85,-85,-85,-85,-85,-85,-85,-85,-85,-85,-85,-53,-53,-52,-53,-52,-53,-53,-52,-52,-53,-53,-53,-53,-52,-54,-52,-53,-52,-53,-52,-52,-53,-53,-53,-53,-52,-52,-52,-53,-52,-53,-52,-53,-53,-53,-53,-70,-71,-71,-71,-71,-71,-71,-71,-71,-71,-71,-71,-46,-47,-46,-47,-47,-47,-46,-47,-47,-47,-47,-58,-68,-65,-65,-67,-67,-67,-67,-65,-65,-83,-83,-83,-84,-84,-84,-84,-84,-84,-84,-84,-84,-59,-79,-79,-79,-79,-79,-79,-79,-79,-85,-85,-85,-84,-85,-85,-85,-86,-85,-86,-85,-86,-58,-58,-58,-58,-59,-58,-58,-58,-58,-58,-59,-58,-85,-85,-85,-85,-85,-85,-85,-85,-85,-85,-84,-84,-83,-83,-83,-83,-83,-84,-84,-84,-84,-84,-84,-82,-77,-77,-77,-77,-77,-77,-77,-77,-77,-77,-77,-77,-77,-77,-77,-78,-77,-77,-77,-77,-77,-77,-78,-78,-83,-82,-82,-84,-82,-82,-83,-83,-83,-83,-83,-83,-82,-82,-81,-81,-81,-81,-83,-83,-77,-77,-77,-77,-77,-77,-77,-77,-78,-86,-86,-86,-86,-86,-86,-86,-86,-86,-86,-86,-86,-80,-82,-82,-82,-82,-82,-82,-83,-83,-82,-82,-81,-81,-71,-71,-75,-76,-76,-76,-76,-73,-73,-73,-73,-74,-76,-77,-87,-86,-86,-86,-87,-86,-88,-87,-86,-87,-87,-87,-67,-67,-67,-67,-68,-67,-68,-67,-67,-68,-67,-68,-67,-68,-67,-67,-67,-68,-68,-67,-67,-67,-68,-67,-67,-67,-67,-68,-68,-68,-68,-67,-68,-68,-67,-68];
rssi20 = [-80,-80,-80,-80,-80,-87,-87,-87,-87,-87,-87,-87,-70,-71,-71,-71,-71,-71,-71,-71,-71,-71,-71,-72,-70,-70,-70,-70,-70,-70,-71,-71,-71,-71,-71,-71,-70,-70,-71,-71,-71,-71,-71,-71,-71,-71,-71,-71,-44,-45,-44,-45,-45,-45,-45,-45,-45,-45,-45,-45,-27,-28,-28,-28,-29,-28,-28,-29,-28,-28,-29,-68,-70,-70,-70,-70,-70,-70,-61,-61,-61,-61,-61,-61,-86,-86,-86,-86,-86,-86,-86,-86,-86,-86,-86,-86,-70,-70,-84,-71,-71,-72,-71,-71,-71,-72,-71,-71,-71,-71,-71,-71,-70,-71,-70,-71,-72,-72,-72,-72,-71,-70,-71,-71,-71,-71,-71,-71,-71,-71,-71,-71,-54,-54,-54,-55,-55,-55,-55,-55,-55,-55,-57,-58,-87,-87,-87,-87,-87,-87,-69,-55,-55,-55,-55,-55,-55,-55,-55,-55,-55,-55,-67,-67,-69,-70,-68,-68,-68,-68,-68,-68,-69,-69,-69,-55,-55,-55,-55,-55,-55,-55,-56,-55,-55,-60,-89,-88,-88,-88,-88,-88,-88,-88,-88,-88,-88,-88,-68,-68,-68,-68,-74,-73,-73,-73,-73,-73,-73,-74,-59,-59,-59,-59,-59,-59,-59,-56,-56,-56,-57,-57,-54,-63,-59,-59,-59,-59,-59,-56,-56,-56,-56,-56,-68,-68,-68,-74,-74,-74,-74,-74,-74,-74,-74,-74,-67,-74,-74,-74,-74,-74,-74,-74,-73,-74,-74,-74,-59,-61,-61,-59,-59,-59,-59,-56,-56,-57,-57,-59,-71,-71,-71,-71,-71,-71,-71,-71,-71,-71,-71,-71,-88,-88,-88,-80,-82,-82,-82,-82,-82,-83,-83,-83,-83,-84,-84,-79,-79,-79,-79,-79,-79,-79,-79,-79,-80,-80,-79];
x = x';
y = y';
z = z';
k = mean(z);
k = k*-1;
[xx,yy] = meshgrid (linspace (0,25,100));
%griddata (x,y,z,xx,yy);
title (exp);
xlabel('x co-ordinate distance in meters');
ylabel('y co-ordinate distance in meters');
zlabel('mean of RSSI values in dBm');

clf();
boxplot ({rssi1,rssi2,rssi3,rssi4,rssi5,rssi6,rssi7,rssi8,rssi9,rssi10,rssi11,rssi12,rssi13,rssi14,rssi15,rssi16,rssi17,rssi18,rssi19,rssi20});
hold on
line([0:21], k, 'color', 'green');
hold off
title (exp);
ylabel('RSSI values in dBm');
xlabel('Measurement points');
xlim([0,21]);
set(gca, "XTick", [1:20]);
